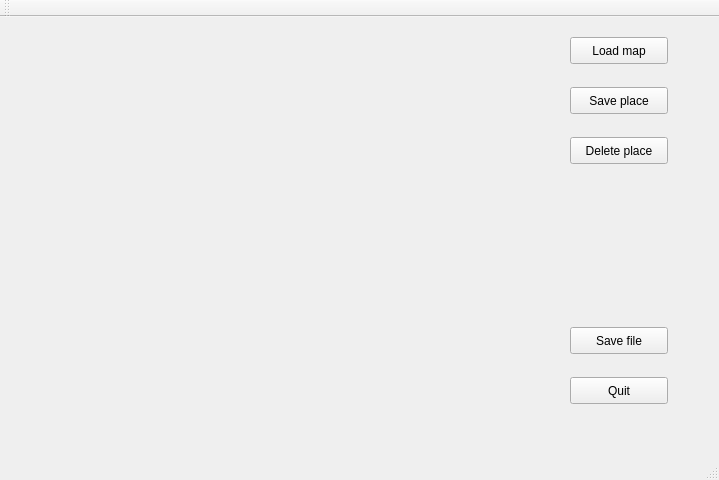
<?xml version="1.0" encoding="UTF-8"?>
<ui version="4.0">
 <class>MainWindow</class>
 <widget class="QMainWindow" name="MainWindow">
  <property name="geometry">
   <rect>
    <x>0</x>
    <y>0</y>
    <width>719</width>
    <height>480</height>
   </rect>
  </property>
  <property name="windowTitle">
   <string>RoomLearningTool</string>
  </property>
  <widget class="QWidget" name="centralWidget">
   <widget class="QPushButton" name="pushButton">
    <property name="geometry">
     <rect>
      <x>570</x>
      <y>360</y>
      <width>98</width>
      <height>27</height>
     </rect>
    </property>
    <property name="text">
     <string>Quit</string>
    </property>
   </widget>
   <widget class="QLabel" name="label">
    <property name="geometry">
     <rect>
      <x>70</x>
      <y>10</y>
      <width>400</width>
      <height>400</height>
     </rect>
    </property>
    <property name="frameShape">
     <enum>QFrame::NoFrame</enum>
    </property>
    <property name="text">
     <string/>
    </property>
   </widget>
   <widget class="QPushButton" name="load_map">
    <property name="geometry">
     <rect>
      <x>570</x>
      <y>20</y>
      <width>98</width>
      <height>27</height>
     </rect>
    </property>
    <property name="text">
     <string>Load map</string>
    </property>
   </widget>
   <widget class="QPushButton" name="save_place">
    <property name="geometry">
     <rect>
      <x>570</x>
      <y>70</y>
      <width>98</width>
      <height>27</height>
     </rect>
    </property>
    <property name="text">
     <string>Save place</string>
    </property>
   </widget>
   <widget class="QPushButton" name="save_file">
    <property name="geometry">
     <rect>
      <x>570</x>
      <y>310</y>
      <width>98</width>
      <height>27</height>
     </rect>
    </property>
    <property name="text">
     <string>Save file</string>
    </property>
   </widget>
   <widget class="QPushButton" name="delete_place">
    <property name="geometry">
     <rect>
      <x>570</x>
      <y>120</y>
      <width>98</width>
      <height>27</height>
     </rect>
    </property>
    <property name="text">
     <string>Delete place</string>
    </property>
   </widget>
  </widget>
  <widget class="QMenuBar" name="menuBar">
   <property name="geometry">
    <rect>
     <x>0</x>
     <y>0</y>
     <width>719</width>
     <height>25</height>
    </rect>
   </property>
  </widget>
  <widget class="QToolBar" name="mainToolBar">
   <attribute name="toolBarArea">
    <enum>TopToolBarArea</enum>
   </attribute>
   <attribute name="toolBarBreak">
    <bool>false</bool>
   </attribute>
  </widget>
  <widget class="QStatusBar" name="statusBar"/>
 </widget>
 <layoutdefault spacing="6" margin="11"/>
 <resources/>
 <connections>
  <connection>
   <sender>pushButton</sender>
   <signal>clicked()</signal>
   <receiver>MainWindow</receiver>
   <slot>close()</slot>
   <hints>
    <hint type="sourcelabel">
     <x>631</x>
     <y>378</y>
    </hint>
    <hint type="destinationlabel">
     <x>639</x>
     <y>340</y>
    </hint>
   </hints>
  </connection>
 </connections>
</ui>
